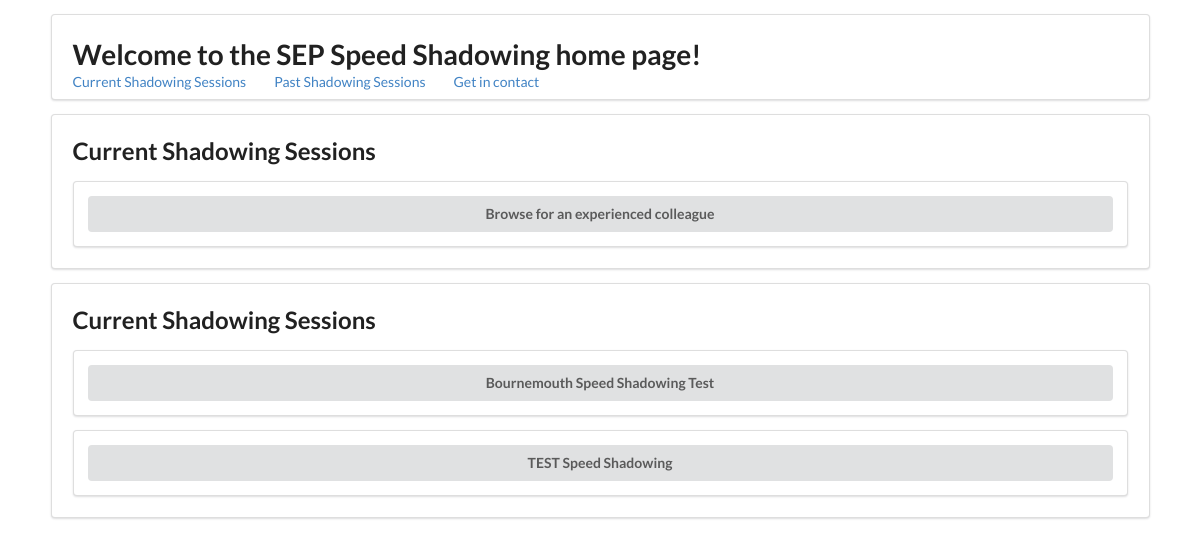
The page / on the database its author committed.
### tables this page shows
CREATE TABLE EVENTS (EVENT_ID INTEGER PRIMARY KEY AUTOINCREMENT, EVENT_NAME VARCHAR, HOST_LOCATION VARCHAR, OPEN_TO VARCHAR, HOST_SID VARCHAR, START_DATE DATE, END_DATE DATE);

### main.py (the view)
@app.route('/', methods=["GET"])
def home():
    active_events = get_events()
    print("ACTIVE: ", active_events)
    return render_template(
                "index.html",
                active_events=active_events,
            )

### main.py (called while the page is built)
def get_events():
    with sqlite3.connect(DB_PATH) as conn:
        cur = conn.cursor()
        cur.execute(
            "SELECT EVENT_ID, EVENT_NAME, START_DATE, END_DATE FROM EVENTS "
            "WHERE DATE('now') < END_DATE "
            "ORDER BY END_DATE ASC;"
        )
        res = cur.fetchall()
    return res

### templates/index.html (shortened to what this page needs)
<!DOCTYPE html>
<html>
<link rel="stylesheet" href="https://cdnjs.cloudflare.com/ajax/libs/semantic-ui/2.4.1/semantic.min.css">
<head></head>
<body>
    <div class="ui container">
      <div class="ui segment basic">
        <div class="ui padded segment">
          <h1>Welcome to the SEP Speed Shadowing home page!</h1>
          <div class="ui grid">
            <a>Current Shadowing Sessions</a> <a>Past Shadowing Sessions</a> <a>Get in contact</a>
          </div>
        </div>
        <div class="ui padded segment">
          <h2>Current Shadowing Sessions</h2>
          <div class="ui segment">
            <a href="/knowledge/browse">
              <button class="fluid ui button">Browse for an experienced colleague</button>
            </a>
          </div>
        </div>
        <div class="ui padded segment">
          <h2>Current Shadowing Sessions</h2>
          {% if active_events is not none %}
            {% for event in active_events %}
            <div class="ui segment">
              <a href="/events/{{event[0]}}">
                <button class="fluid ui button">{{event[1]}}</button>
              </a>
            </div>
            {% endfor %}
          {% else %}
            <h2>No active events</h2>
          {% endif %}
        </div>
      </div>
    </div>
</body>

### rows shown on the page
EVENTS: EVENT_NAME "Bournemouth Speed Shadowing Test"
EVENTS: EVENT_NAME "TEST Speed Shadowing"
